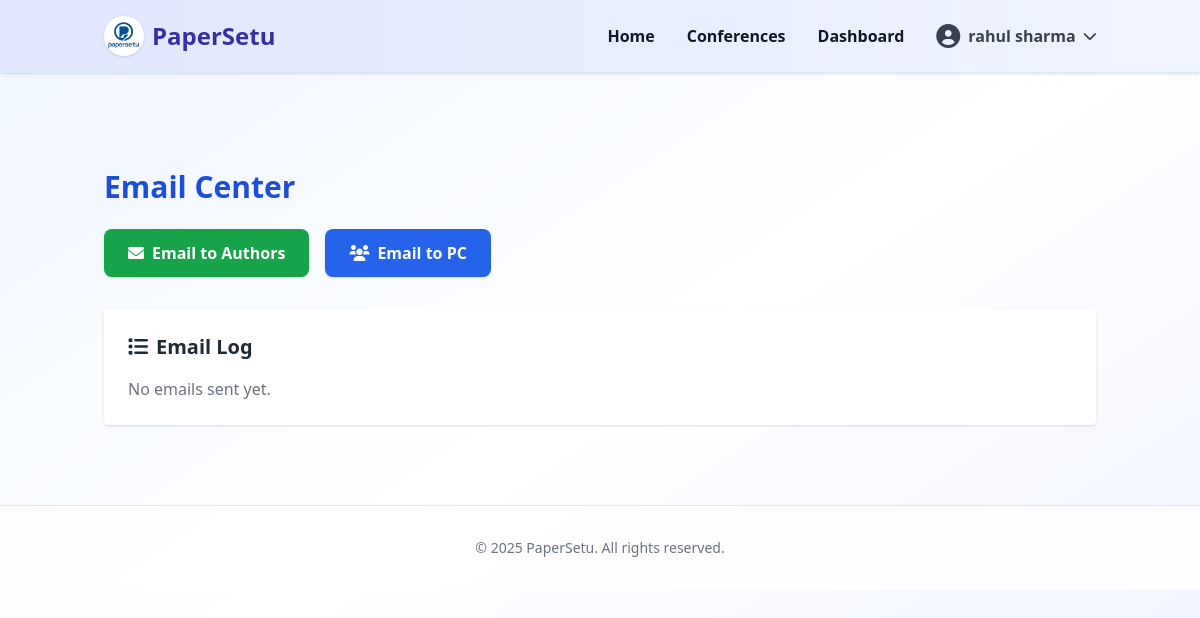
The app's page /dashboard/conference/18/email/ (signed in), older data.
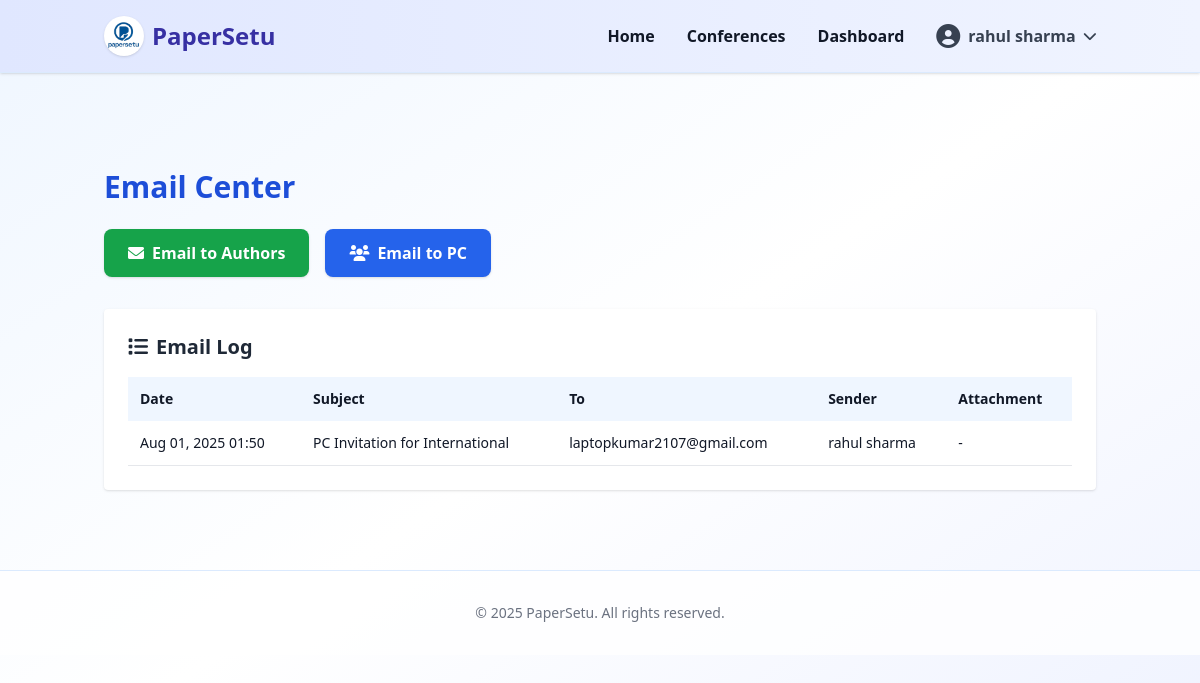
The same page, newer data.
### dashboard/models.py (models this page shows, shortened)
class PCEmailLog(models.Model):
    conference = models.ForeignKey(Conference, on_delete=models.CASCADE)
    sender = models.ForeignKey(User, on_delete=models.SET_NULL, null=True, related_name='sent_pc_emails')
    subject = models.CharField(max_length=200)
    body = models.TextField()
    recipients = models.TextField()  # Comma-separated emails
    sent_at = models.DateTimeField(auto_now_add=True)
    attachment_name = models.CharField(max_length=255, blank=True, null=True)
    template_used = models.ForeignKey(EmailTemplate, on_delete=models.SET_NULL, null=True, blank=True)

### accounts/models.py (models this page shows, shortened)
class User(AbstractUser):
    email = models.EmailField(unique=True)
    is_verified = models.BooleanField(default=False)
    otp = models.CharField(max_length=6, blank=True, null=True)
    otp_created_at = models.DateTimeField(blank=True, null=True)

### dashboard/views.py (the view)
# urls.py: path('conference/<int:conf_id>/email/', views.email_placeholder, name='email_placeholder'),
@login_required
def email_placeholder(request, conf_id):
    conference = get_object_or_404(Conference, id=conf_id)
    nav_items = [
        "Submissions", "Reviews", "Status", "PC", "Events",
        "Email", "Administration", "Conference", "News", "papersetu"
    ]
    active_tab = "Email"
    review_dropdown_items = [
        {'label': 'All submissions', 'url': reverse('dashboard:all_submissions', args=[conference.id])},
        {'label': 'Assigned to me', 'url': reverse('dashboard:assigned_to_me', args=[conference.id])},
        {'label': 'Subreviewers', 'url': reverse('dashboard:subreviewers', args=[conference.id])},
        {'label': 'Pool of subreviewers', 'url': reverse('dashboard:pool_subreviewers', args=[conference.id])},
        {'label': 'By PC member', 'url': reverse('dashboard:by_pc_member', args=[conference.id])},
        {'label': 'By submission', 'url': reverse('dashboard:by_submission', args=[conference.id])},
        {'label': 'Delete', 'url': reverse('dashboard:delete_review', args=[conference.id])},
        {'label': 'Send to authors', 'url': reverse('dashboard:send_to_authors', args=[conference.id])},
        {'label': 'Missing reviews', 'url': reverse('dashboard:missing_reviews', args=[conference.id])},
    ]
    email_logs = PCEmailLog.objects.filter(conference=conference, sender=conference.chair).order_by('-sent_at')[:50]
    return render(request, 'dashboard/email_placeholder.html', {
        'conference': conference,
        'nav_items': nav_items,
        'active_tab': active_tab,
        'review_dropdown_items': review_dropdown_items,
        'email_logs': email_logs,
    })

### templates/dashboard/email_placeholder.html
{% extends 'dashboard/dashboard.html' %}
{% block content %}
<div class="max-w-5xl mx-auto mt-8">
  <h1 class="text-3xl font-bold text-blue-700 mb-6">Email Center</h1>
  <div class="flex flex-wrap gap-4 mb-8">
    <a href="{% url 'dashboard:send_to_authors' conference.id %}" class="bg-green-600 hover:bg-green-700 text-white px-6 py-3 rounded-lg font-semibold shadow flex items-center gap-2">
      <i class="fas fa-envelope"></i> Email to Authors
    </a>
    <a href="{% url 'dashboard:pc_send_email' conference.id %}" class="bg-blue-600 hover:bg-blue-700 text-white px-6 py-3 rounded-lg font-semibold shadow flex items-center gap-2">
      <i class="fas fa-users"></i> Email to PC
    </a>
  </div>
  <div class="bg-white rounded shadow p-6">
    <h2 class="text-xl font-semibold text-gray-800 mb-4 flex items-center gap-2"><i class="fas fa-list"></i> Email Log</h2>
    {% if email_logs %}
      <div class="overflow-x-auto">
        <table class="min-w-full text-sm">
          <thead class="bg-blue-50">
            <tr>
              <th class="p-3 text-left font-semibold">Date</th>
              <th class="p-3 text-left font-semibold">Subject</th>
              <th class="p-3 text-left font-semibold">To</th>
              <th class="p-3 text-left font-semibold">Sender</th>
              <th class="p-3 text-left font-semibold">Attachment</th>
            </tr>
          </thead>
          <tbody>
            {% for email in email_logs %}
            <tr class="border-b">
              <td class="p-3">{{ email.sent_at|date:"M d, Y H:i" }}</td>
              <td class="p-3">{{ email.subject }}</td>
              <td class="p-3">{{ email.recipients }}</td>
              <td class="p-3">{{ email.sender.get_full_name|default:email.sender.username }}</td>
              <td class="p-3">{{ email.attachment_name|default:'-' }}</td>
            </tr>
            {% endfor %}
          </tbody>
        </table>
      </div>
    {% else %}
      <div class="text-gray-500">No emails sent yet.</div>
    {% endif %}
  </div>
</div>
{% endblock %}

Row changes from the older to the newer data that the page shows:
added PCEmailLog: sent_at "Aug 01, 2025 01:50", subject "PC Invitation for International", recipients "laptopkumar2107@gmail.com", sender.get_full_name "rahul sharma", attachment_name "-"
Text that changed along with them:
text no longer shown: "No emails sent yet."
text now shown: "Date Subject To Sender Attachment"
